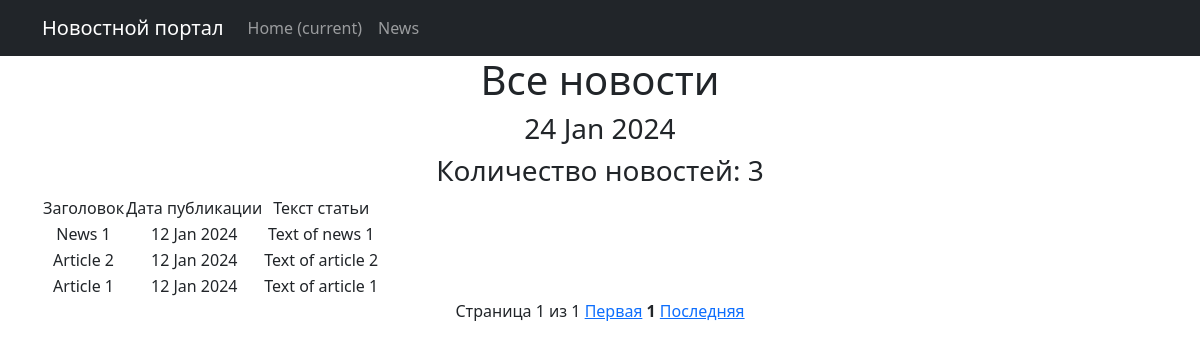
Before: /news/ with the older database file.
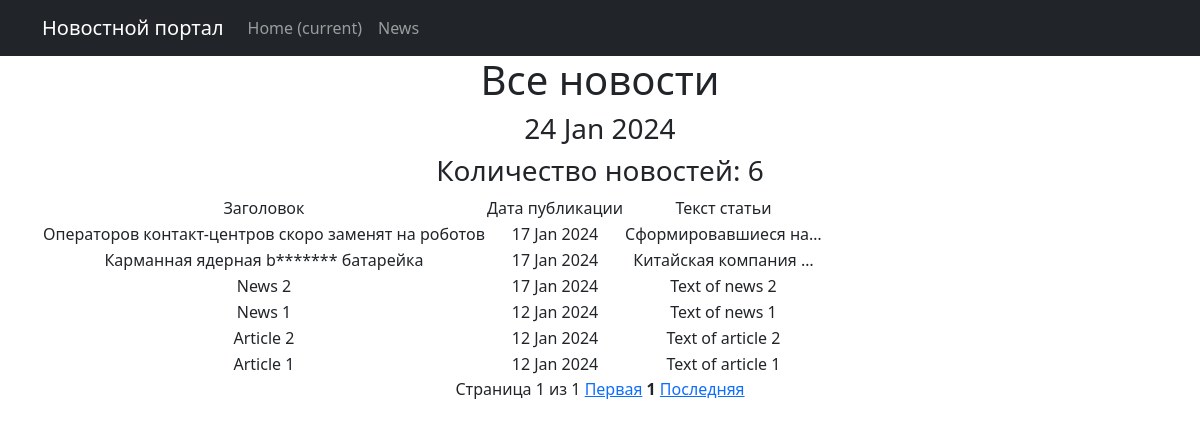
After: the same page with the newer database file.
### news/models.py (models this page shows, shortened)
class Post(models.Model):
    author = models.ForeignKey(Author, on_delete=models.CASCADE)
    NEWS = 'NW'
    ARTICLE = 'AR'
    POST_TYPE_CHOICES = [
        (NEWS, 'News'),
        (ARTICLE, 'Article'),
    ]
    post_type = models.CharField(max_length=2, choices=POST_TYPE_CHOICES, default=ARTICLE)
    created_at = models.DateTimeField(auto_now_add=True)
    category = models.ManyToManyField(Category, through='PostCategory')
    title = models.CharField(max_length=255)
    text = models.TextField()
    rating = models.IntegerField(default=0)

### news/views.py (the view)
# urls.py: path('news/', NewsList.as_view(), name='news_list'),
class NewsList(ListView):
    model = Post
    ordering = '-created_at'
    template_name = 'news.html'
    context_object_name = 'news'
    paginate_by = 10
    def get_context_data(self, **kwargs):
        context = super().get_context_data(**kwargs)
        context['time_now'] = datetime.utcnow()
        page = context['page_obj']
        context['first_page'] = 1
        context['last_page'] = page.paginator.num_pages
        context['current_page'] = page.number
        context['pages_range'] = range(max(1, page.number - 1), min(page.paginator.num_pages + 1, page.number + 2))
        context['main_new'] = None
        return context

### news/templatetags/custom_filters.py (called while the page is built)
@register.filter(name='censor')
def censor(value):
    if not isinstance(value, str):
        raise ValueError("Censor применяется только к переменным строкового типа")
    forbidden_words = ['badword1', 'badword2', 'редиска']
    forbidden_variants = [word.lower() for word in forbidden_words] + \
                         [word[0].upper() + word[1:].lower() for word in forbidden_words]
    words = value.split()
    for i, word in enumerate(words):
        if word in forbidden_variants:
            words[i] = word[0] + '*' * (len(word) - 1)
    return ' '.join(words)

### templates/news.html (shortened to what this page needs)
{% extends 'default.html' %}
{% load custom_filters %}
{% block content %}
    <h1>Все новости</h1>
    <h3>{{ time_now|date:'d M Y'}}</h3>
    <h3>Количество новостей: {{ news|length }}</h3>
    {% if news %}
        <table>
            <tr>
                <td>  Заголовок </td>
                <td>  Дата публикации </td>
                <td>  Текст статьи </td>
            </tr>
            {% for new in news %}
            <tr>
                <td>{{ new.title|censor }}</td>
                <td>{{ new.created_at|date:'d M Y' }}</td>
                <td>{{ new.text|truncatechars:20|censor }}</td>
            </tr>
            {% endfor %}
        </table>
    {% else %}
        <h2> Новостей нет! <h2>
    {% endif %}
<span>Страница {{ current_page }} из {{ last_page }}</span>
    <a href="?page={{ first_page }}">Первая</a>
    {% for num in pages_range %}
        {% if num != current_page %}
            <a href="?page={{ num }}">{{ num }}</a>
        {% else %}
            <strong>{{ num }}</strong>
        {% endif %}
    {% endfor %}
    <a href="?page={{ last_page }}">Последняя</a>
{% endblock content %}

Changed rows visible on the page:
added Post: title|censor "Операторов контакт-центров скоро заменят на роботов", created_at "17 Jan 2024", text|censor "Сформировавшиеся на…"
added Post: title|censor "Карманная ядерная b******* батарейка", created_at "17 Jan 2024", text|censor "Китайская компания …"
added Post: title|censor "News 2", created_at "17 Jan 2024", text|censor "Text of news 2"
Other visible differences:
{{ news|length }}: "3" → "6"
